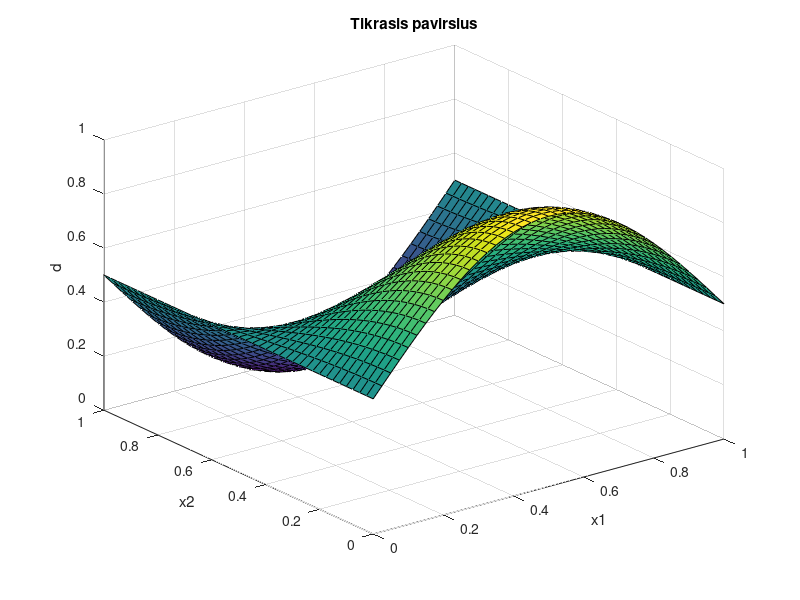
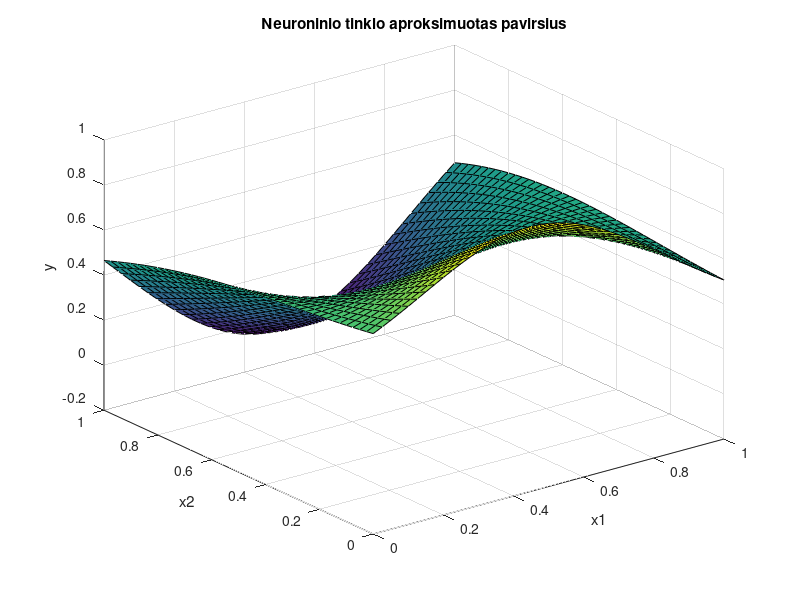
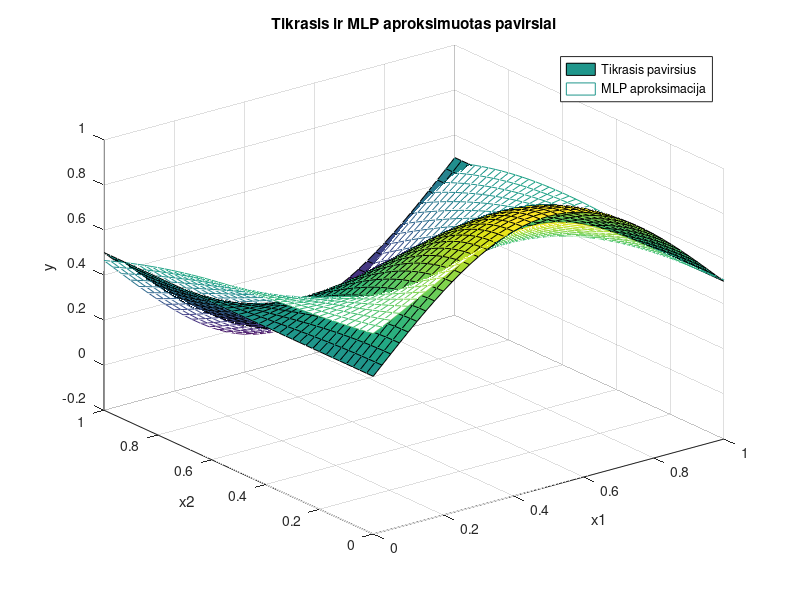
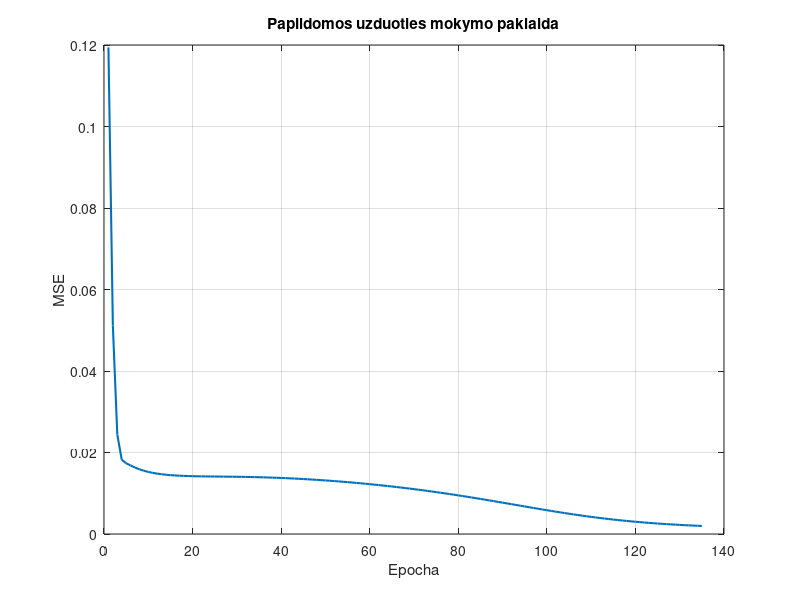

These charts were generated, in order, by the following MATLAB code:
%% IS-Lab2 PAPILDOMA UZDUOTIS
% Pavirsiaus aproksimavimas:
% 2 iejimai -> 4 paslepti tanh neuronai -> 1 tiesinis isejimas
% Mokymas - Backpropagation
%
% Pagal destytojo rasymo stiliu:
% visi neuronai, svoriai ir delta reiksmes parasytos atskirai.

clear;
clc;
close all;

%% 1. Mokymo duomenys

% Du iejimai x1 ir x2
x1_values = 0:0.1:1;
x2_values = 0:0.1:1;

% Susikuriame visas x1 ir x2 kombinacijas
k = 1;

for i = 1:length(x1_values)

    for j = 1:length(x2_values)

        x1(k) = x1_values(i);
        x2(k) = x2_values(j);

        % Norimas atsakas - pavirsiaus funkcija
        % Ji naudojama tik mokymo atsakui d sudaryti.
        d(k) = (sin(pi*x1(k))*cos(pi*x2(k)) + 1)/2;

        k = k + 1;

    end

end

%% 2. Pradines svoriu ir bias reiksmes

rng(1);

% ============================================================
% 1 sluoksnis
% Kiekvienas pasleptas neuronas turi DU iejimo svorius:
% viena svori x1 ir viena svori x2
% ============================================================

% Neuronas 1
w11_1 = rand(1);
w12_1 = rand(1);
b1_1  = rand(1);

% Neuronas 2
w21_1 = rand(1);
w22_1 = rand(1);
b2_1  = rand(1);

% Neuronas 3
w31_1 = rand(1);
w32_1 = rand(1);
b3_1  = rand(1);

% Neuronas 4
w41_1 = rand(1);
w42_1 = rand(1);
b4_1  = rand(1);

% ============================================================
% 2 sluoksnis
% 4 paslepti neuronai -> 1 isejimas
% ============================================================

w11_2 = rand(1);
w12_2 = rand(1);
w13_2 = rand(1);
w14_2 = rand(1);

b1_2 = rand(1);

%% 3. Mokymosi greitis

eta = 0.1;

%% 4. Mokymo nustatymai

epoch = 0;
MSE = 1;

%% 5. MOKYMAS

while MSE > 0.002 && epoch < 50000

    epoch = epoch + 1;

    error_sum = 0;

    for i = 1:length(x1)

        %% ====================================================
        % 1 sluoksnio pasvertos sumos
        % Dabar kiekvienas neuronas gauna x1 IR x2
        % =====================================================

        v1_1 = x1(i)*w11_1 + x2(i)*w12_1 + b1_1;
        v2_1 = x1(i)*w21_1 + x2(i)*w22_1 + b2_1;
        v3_1 = x1(i)*w31_1 + x2(i)*w32_1 + b3_1;
        v4_1 = x1(i)*w41_1 + x2(i)*w42_1 + b4_1;

        %% 1 sluoksnio aktyvacijos funkcija

        y1_1 = tanh(v1_1);
        y2_1 = tanh(v2_1);
        y3_1 = tanh(v3_1);
        y4_1 = tanh(v4_1);

        %% ====================================================
        % 2 sluoksnio pasverta suma
        % =====================================================

        v1_2 = y1_1*w11_2 + ...
               y2_1*w12_2 + ...
               y3_1*w13_2 + ...
               y4_1*w14_2 + b1_2;

        %% Isejimo sluoksnio aktyvacija
        % Tiesine aktyvacija

        y1_2 = v1_2;

        %% Tinklo isejimas

        y = y1_2;

        %% Klaida

        e = d(i) - y;

        error_sum = error_sum + e^2;

        %% ====================================================
        % BACKPROPAGATION
        % =====================================================

        %% Isejimo sluoksnio delta
        % Tiesines aktyvacijos isvestine = 1

        delta1_2 = e;

        %% Pasleptojo sluoksnio delta
        % tanh isvestine = 1 - y^2

        delta1_1 = (1-y1_1^2)*delta1_2*w11_2;
        delta2_1 = (1-y2_1^2)*delta1_2*w12_2;
        delta3_1 = (1-y3_1^2)*delta1_2*w13_2;
        delta4_1 = (1-y4_1^2)*delta1_2*w14_2;

        %% ====================================================
        % Isejimo sluoksnio svoriu atnaujinimas
        % =====================================================

        w11_2 = w11_2 + eta*delta1_2*y1_1;
        w12_2 = w12_2 + eta*delta1_2*y2_1;
        w13_2 = w13_2 + eta*delta1_2*y3_1;
        w14_2 = w14_2 + eta*delta1_2*y4_1;

        b1_2 = b1_2 + eta*delta1_2;

        %% ====================================================
        % Pasleptojo sluoksnio svoriu atnaujinimas
        %
        % Kiekvienam neuronui reikia atnaujinti:
        % - svori nuo x1
        % - svori nuo x2
        % =====================================================

        % Neuronas 1
        w11_1 = w11_1 + eta*delta1_1*x1(i);
        w12_1 = w12_1 + eta*delta1_1*x2(i);

        % Neuronas 2
        w21_1 = w21_1 + eta*delta2_1*x1(i);
        w22_1 = w22_1 + eta*delta2_1*x2(i);

        % Neuronas 3
        w31_1 = w31_1 + eta*delta3_1*x1(i);
        w32_1 = w32_1 + eta*delta3_1*x2(i);

        % Neuronas 4
        w41_1 = w41_1 + eta*delta4_1*x1(i);
        w42_1 = w42_1 + eta*delta4_1*x2(i);

        %% Bias atnaujinimas

        b1_1 = b1_1 + eta*delta1_1;
        b2_1 = b2_1 + eta*delta2_1;
        b3_1 = b3_1 + eta*delta3_1;
        b4_1 = b4_1 + eta*delta4_1;

    end

    %% Vidutine kvadratine paklaida

    MSE = error_sum/length(x1);

    MSE_history(epoch) = MSE;

end

%% 6. Rezultatai

fprintf('Papildoma uzduotis baigta\n');
fprintf('Epochu skaicius = %d\n',epoch);
fprintf('MSE = %.6f\n',MSE);

%% ============================================================
% 7. TINKLO PATIKRINIMAS IR 3D PAVIRSIAUS BRAIZYMAS
% ============================================================

x1_test_values = 0:0.025:1;
x2_test_values = 0:0.025:1;

[X1_test,X2_test] = meshgrid(x1_test_values,x2_test_values);

Y_test = zeros(size(X1_test));

for i = 1:size(X1_test,1)

    for j = 1:size(X1_test,2)

        x1_t = X1_test(i,j);
        x2_t = X2_test(i,j);

        %% 1 sluoksnis

        v1_1 = x1_t*w11_1 + x2_t*w12_1 + b1_1;
        v2_1 = x1_t*w21_1 + x2_t*w22_1 + b2_1;
        v3_1 = x1_t*w31_1 + x2_t*w32_1 + b3_1;
        v4_1 = x1_t*w41_1 + x2_t*w42_1 + b4_1;

        y1_1 = tanh(v1_1);
        y2_1 = tanh(v2_1);
        y3_1 = tanh(v3_1);
        y4_1 = tanh(v4_1);

        %% 2 sluoksnis

        v1_2 = y1_1*w11_2 + ...
               y2_1*w12_2 + ...
               y3_1*w13_2 + ...
               y4_1*w14_2 + b1_2;

        %% Tinklo prognoze

        Y_test(i,j) = v1_2;

    end

end

%% Tikrasis pavirsius palyginimui

D_test = (sin(pi*X1_test).*cos(pi*X2_test) + 1)/2;

%% 8. Tikrasis pavirsius

figure;

surf(X1_test,X2_test,D_test);

grid on;

xlabel('x1');
ylabel('x2');
zlabel('d');

title('Tikrasis pavirsius');

%% 9. Neuroninio tinklo aproksimuotas pavirsius

figure;

surf(X1_test,X2_test,Y_test);

grid on;

xlabel('x1');
ylabel('x2');
zlabel('y');

title('Neuroninio tinklo aproksimuotas pavirsius');

%% 10. Abu pavirsiai viename grafike

figure;

surf(X1_test,X2_test,D_test);
hold on;

mesh(X1_test,X2_test,Y_test);

grid on;

xlabel('x1');
ylabel('x2');
zlabel('y');

title('Tikrasis ir MLP aproksimuotas pavirsiai');

legend('Tikrasis pavirsius','MLP aproksimacija');

%% 11. Mokymo paklaidos grafikas

figure;

plot(1:length(MSE_history),MSE_history,'LineWidth',1.5);

grid on;

xlabel('Epocha');
ylabel('MSE');

title('Papildomos uzduoties mokymo paklaida');
